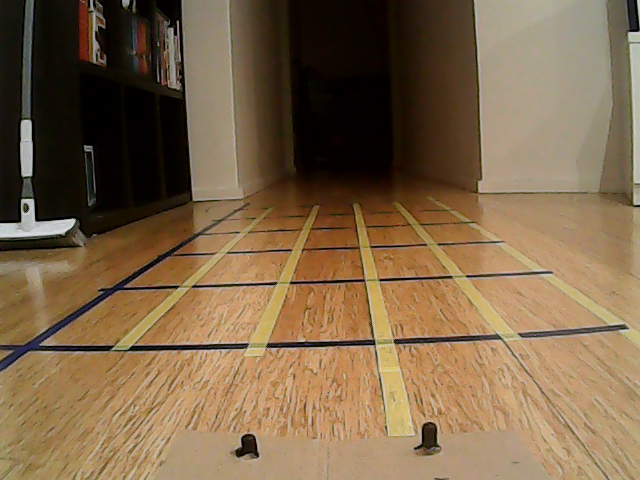
#> input picture lib/camera/1.png, 640 x 480 px, given in place of the camera
$ python object_detection.py
#> lines starting #> are read from the running program, lines starting #| are printed output that depends on the picture; after the words box and inside, x2 and y2 are one past the last pixel; in counts of white or black regions, pixels touching at a corner belong together
'''
README:

This Function takes in the img input and network and outputs the bounding box of the object

Input: Image from cv2.vid.read()
Optional: Network object (tensorflow, pytorch etc etc)

Output:
list of bounding boxes as tuples(x,y,w,h) to avoid.

Bounding Box coordinates as a tuple (x,y,w,h)
where x,y are coordinates for the upper left corner of the bounding box
w,h are the width and height of the box respectively

If 2 objects detected:

return [(x1,y1,w1,h1),(x2,y2,w2,h2)]

If 1 object detected still return a list of tuples:

e.g. [(x3,y3,w3,h3)]

Feel free to add more inputs and packages.
'''
import cv2
import numpy as np


def detect_object(img,hsv_masks,area = [400,4000]):

    hsv_f = cv2.cvtColor(img, cv2.COLOR_BGR2HSV)
    mask = {}
    obj_d = {'object' : [],'green' : []}
    mask['object'] = [cv2.bitwise_or(cv2.inRange(hsv_f,hsv_masks['object'][0], hsv_masks['object'][1]),cv2.inRange(hsv_f,hsv_masks['object2'][0], hsv_masks['object2'][1])),area[0]]
    mask['green'] = [cv2.inRange(hsv_f,hsv_masks['green'][0], hsv_masks['green'][1]),area[1]]

    # mask['object'][0] = mask['object'][0][210:450,:]
    # mask['green'][0] = mask['green'][0][210:450,:]
    kernal = np.ones((9, 9), "uint8")

    for col,(mask,area_threshold) in mask.items():
        m = cv2.dilate(mask,kernal)
        contours, hierarchy = cv2.findContours(m,cv2.RETR_TREE,cv2.CHAIN_APPROX_SIMPLE)
        for pic, contour in enumerate(contours):
            area = cv2.contourArea(contour)
            if(area > area_threshold):
                x, y, w, h = cv2.boundingRect(contour)
                aspect_ratio = w/h
                if col == 'green' and aspect_ratio > 2:
                    obj_d[col].append((x,y,w,h))

    return obj_d


#Run your testing in the following if statement:
#The code in this if statement will only run when you run the script (it wont run when you import this)
if __name__ == '__main__':
    #Feel free to modify where fit
    vid = cv2.VideoCapture(1,cv2.CAP_DSHOW) # Capture From camera
    # ret,frame = vid.read() #Get img fram from camera
    # cv2.imshow(frame)

    # print('Hello World')

    ##UNCOMMENT TO HAVE IMAGE FEED TO TEST YOUR FUNCTION ON

    hsv_masks = {
        'object': (np.array([130, 50, 50], np.uint8),np.array([180, 255, 255], np.uint8)),
        'object2': (np.array([0, 87, 111], np.uint8),np.array([10, 255, 255], np.uint8)),
        'green': (np.array([45, 52, 50], np.uint8),np.array([82, 255, 255], np.uint8)),

    }
    while(True):
    # Capture the video frame
    # by frame
        ret,frame = vid.read()
#> frame is the input picture: shape (480, 640, 3); mean B, G, R 73.1, 101.8, 125.6
        detect = detect_object(frame,hsv_masks)
#> in detect_object, `hsv_f = cv2.cvtColor(img, cv2.COLOR_BGR2HSV)`: hsv_f: shape (480, 640, 3); mean H, S, V 18.4, 131.5, 125.8
#> the loop in detect_object, `for col,(mask,area_threshold) in mask.items():` made 2 passes
#> (col, area_threshold) on passes 1 to 2: ('object', 400), ('green', 4000)
#> pass 1, in detect_object, `m = cv2.dilate(mask,kernal)`:
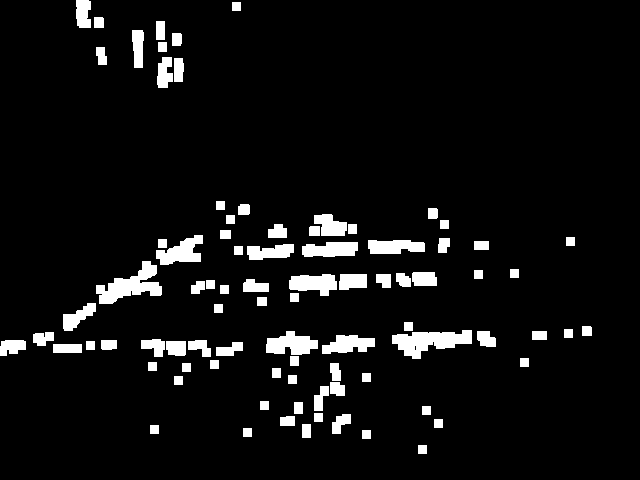
#> m: shape (480, 640); 6.4% white; 86 white regions, largest, box (x1, y1, x2, y2) and area: (392, 330, 472, 359) 1314, (96, 261, 162, 304) 1309, (266, 331, 318, 355) 839
#> pass 2, in detect_object, `m = cv2.dilate(mask,kernal)`:
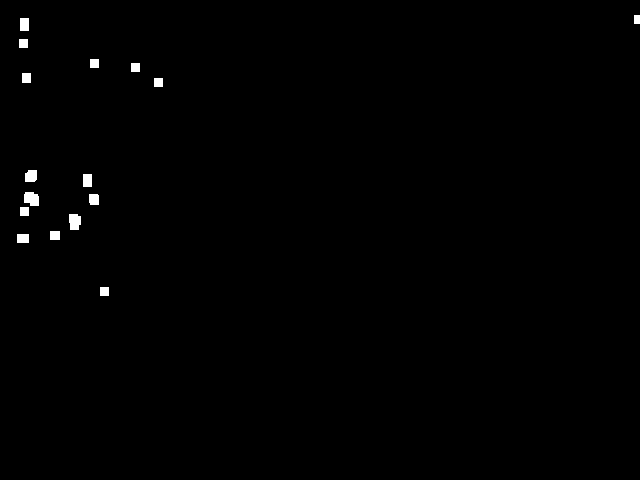
#> m: shape (480, 640); 0.54% white; 16 white regions, largest, box (x1, y1, x2, y2) and area: (24, 192, 39, 206) 178, (69, 214, 81, 230) 169, (25, 170, 37, 182) 133
#> detect = {'object': [], 'green': []}

        for o in detect['object']:
            x1,y1,w,h = o
            cv2.rectangle(frame,(x1,y1),(x1+w,y1+h),color = [0,0,255],thickness = 4)
#> this loop made 0 passes
        for o in detect['green']:
            x1,y1,w,h = o
            cv2.rectangle(frame,(x1,y1),(x1+w,y1+h),color = [0,255,0],thickness = 4)
        cv2.imshow('Hi',frame)
        if cv2.waitKey(1) & 0xFF == ord('q'):
#> (key q is pressed here)
            break
